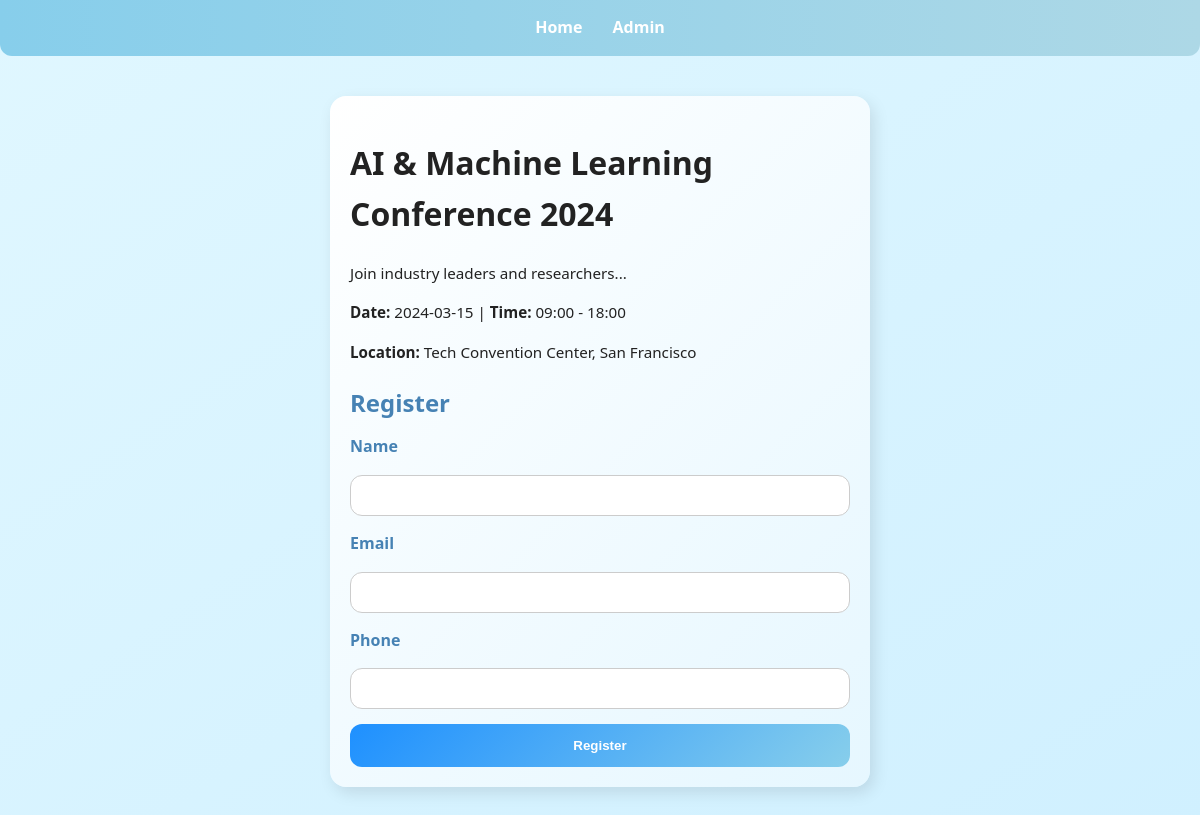
The app's page /event.php?id=1 with its own data.
### tables this page shows
CREATE TABLE events (
    id INT AUTO_INCREMENT PRIMARY KEY,
    name VARCHAR(100) NOT NULL,
    description TEXT NOT NULL,
    max_capacity INT NOT NULL,
    date DATE NOT NULL,
    time_start TIME NOT NULL,
    time_end TIME NOT NULL,
    location VARCHAR(255) NOT NULL
);

### event.php (the view, shortened to what this page needs)
<?php
require 'db.php';
$event_id = $_GET['id'] ?? 0;
$stmt = $pdo->prepare("SELECT * FROM events WHERE id=?");
$stmt->execute([$event_id]);
$event = $stmt->fetch();
?>
<!DOCTYPE html>
<html lang="en">
<head>
<link rel="stylesheet" href="assets/css/style.css">
</head>
<body>
<div class="navbar">
  <a href="index.php">Home</a>
  <a href="admin-login.php">Admin</a>
</div>
<div class="container event-card">
    <h1><?= $event['name'] ?></h1>
    <p><?= $event['description'] ?></p>
    <p><strong>Date:</strong> <?= $event['date'] ?> | <strong>Time:</strong> <?= substr($event['time_start'],0,5) ?> - <?= substr($event['time_end'],0,5) ?></p>
    <p><strong>Location:</strong> <?= $event['location'] ?></p>
    <h2>Register</h2>
    <form id="registrationForm" action="register.php" method="post">
        <label>Name</label><input type="text" name="name" required>
        <label>Email</label><input type="email" name="email" required>
        <label>Phone</label><input type="text" name="phone" required>
        <button type="submit">Register</button>
    </form>
</div>
</body>
</html>

### assets/css/style.css (style rules this page uses)
body { font-family: "Segoe UI", Tahoma, Geneva, Verdana, sans-serif; line-height: 1.6; margin: 0; padding: 0; background: linear-gradient(to bottom right, #e0f7ff, #d0f0ff); color: #222; }
a { text-decoration: none; }
.container { max-width: 1100px; margin: 40px auto; padding: 20px; }
.navbar { display: flex; justify-content: center; gap: 30px; padding: 15px 0; background: linear-gradient(90deg, #87ceeb, #add8e6); border-radius: 0 0 12px 12px; }
.navbar a { color: #fff; font-weight: 600; font-size: 1rem; transition: 0.3s; }
.event-card { background: linear-gradient(135deg, #ffffff, #e6f7ff); border-radius: 16px; padding: 20px; width: 500px; box-shadow: 4px 6px 16px rgba(0,0,0,0.1); transition: 0.3s; }
.event-card h2 { font-size: 1.5rem; margin-bottom: 12px; color: #4682b4; }
.event-card p { margin-bottom: 10px; font-size: 0.95rem; }
form { display: flex; flex-direction: column; gap: 15px; }
form label { font-weight: 600; color: #4682b4; }
form input { padding: 12px; border-radius: 12px; border: 1px solid #ccc; outline: none; transition: 0.3s; }
form button { background: linear-gradient(135deg, #1e90ff, #87ceeb); color: #fff; border: none; padding: 14px; border-radius: 12px; font-weight: bold; cursor: pointer; }

### records on screen
events: name "AI & Machine Learning Conference 2024", description "Join industry leaders and researchers...", date "2024-03-15", time_start "09:00", time_end "18:00", location "Tech Convention Center, San Francisco"
